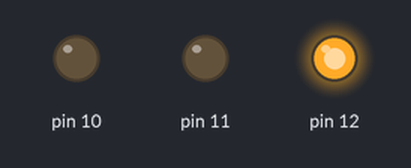
Recording of a sketch running on a simulated Arduino Uno, built with avr-gcc and run on an emulated ATmega328P. On the bench: output pins drawn as LEDs (lit = HIGH).

Above: at 0.15 s.
At 0.65 s:
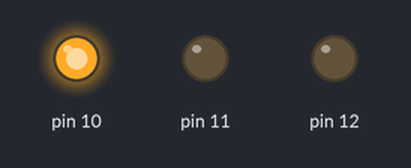
At 2.05 s:
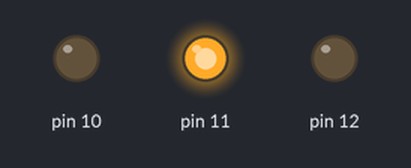
Timing chart, 0 to 3.0 s (numbered marks = the images above):
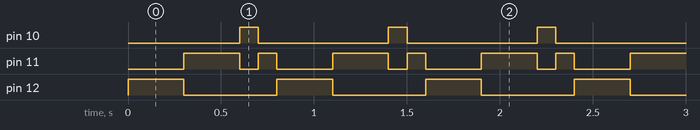

The sketch:

writeToSerial.ino
```cpp
void setup() {
  // put your setup code here, to run once:
  pinMode(12, OUTPUT);
  pinMode(11, OUTPUT);
  pinMode(10, OUTPUT);
}

void loop() {
  // put your main code here, to run repeatedly:
  digitalWrite(12, HIGH);
  delay(300);
  digitalWrite(12, LOW);
  digitalWrite(11, HIGH);
  delay(300);
  digitalWrite(11, LOW);
  digitalWrite(10, HIGH);
  delay(100);
  digitalWrite(10, LOW);
  digitalWrite(11, HIGH);
  delay(100);
  digitalWrite(11, LOW);
  digitalWrite(12, HIGH);
}
```

Measured:
- by itself, pin 10: alternates HIGH for 0.10 s and LOW for 0.70 s
- by itself, pin 11: repeats every 0.80 s: LOW 0.10 s, HIGH 0.10 s, LOW 0.30 s, HIGH 0.30 s
- by itself, pin 12: alternates HIGH for 0.30 s and LOW for 0.50 s
